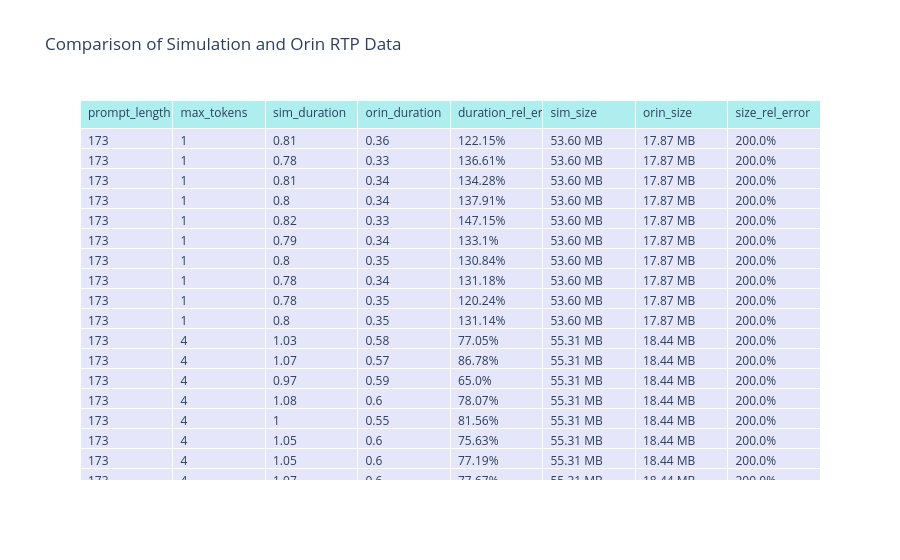

Notebook code for this chart:
### Code cell
import pandas as pd

# Assuming sim_rtp_df and orin_rtp_df have matching rows by index
device_count = 4
comparison_df = pd.DataFrame({
    'prompt_length': sim_rtp_df['prompt_length'],
    'max_tokens': sim_rtp_df['max_tokens'],
    'sim_duration': sim_rtp_df['total_transmit_duration'] / device_count,  # scaled for 4 devices
    'orin_duration': orin_rtp_df['total_transmit_duration'],
    'duration_rel_error': ((sim_rtp_df['total_transmit_duration'] / device_count - orin_rtp_df['total_transmit_duration']) / orin_rtp_df['total_transmit_duration']) * 100,  # % error
    'sim_size': sim_rtp_df['total_transmit_size'] / device_count,  # scaled for 4 devices
    'orin_size': orin_rtp_df['total_transmit_size'],
    'size_rel_error': ((sim_rtp_df['total_transmit_size'] / device_count - orin_rtp_df['total_transmit_size']) / orin_rtp_df['total_transmit_size']) * 100  # % error
})

# Format the DataFrame for display
comparison_df['sim_duration'] = comparison_df['sim_duration'].round(2)
comparison_df['orin_duration'] = comparison_df['orin_duration'].round(2)
comparison_df['duration_rel_error'] = comparison_df['duration_rel_error'].round(2).astype(str) + '%'
comparison_df['sim_size'] = comparison_df['sim_size'].apply(lambda x: bytes_to_size(int(x)) if not pd.isna(x) else 'N/A')
comparison_df['orin_size'] = comparison_df['orin_size'].apply(lambda x: bytes_to_size(int(x)) if not pd.isna(x) else 'N/A')
comparison_df['size_rel_error'] = comparison_df['size_rel_error'].round(2).astype(str) + '%'

# Create a Plotly table for prettier display
fig = go.Figure(data=[go.Table(
    header=dict(values=list(comparison_df.columns),
                fill_color='paleturquoise',
                align='left'),
    cells=dict(values=[comparison_df[col] for col in comparison_df.columns],
               fill_color='lavender',
               align='left'))
])

fig.update_layout(title="Comparison of Simulation and Orin RTP Data")
fig.show()

### Figure 1 — Plotly figure (JSON) as saved in the notebook; plotly's stock layout.template omitted (floating-point values rounded to 4 significant figures; data arrays with more than 128 entries replaced by an {"elided": "..."} marker saying what was removed)
{"data": [{"cells": {"align": "left", "fill": {"color": "lavender"}, "values": {"elided": "8x180 mixed values"}}, "header": {"align": "left", "fill": {"color": "paleturquoise"}, "values": ["prompt_length", "max_tokens", "sim_duration", "orin_duration", "duration_rel_error", "sim_size", "orin_size", "size_rel_error"]}, "type": "table"}], "layout": {"title": {"text": "Comparison of Simulation and Orin RTP Data"}}}
